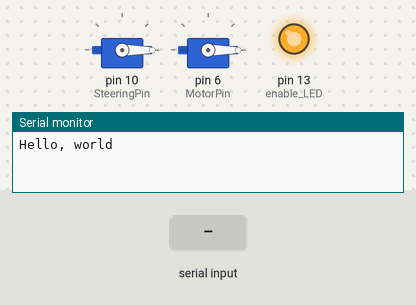
Simulated run of this sketch. Board: Arduino Uno, built with avr-gcc and run on an emulated ATmega328P. On the bench: 2 × servo, output pins drawn as LEDs (lit = HIGH), the last lines printed to the serial monitor. The inputs (shaded band) are chosen by the test bench.

Above: at 1.2 s.
1.3 s: "90,45\n" received over the second serial link
At 2.5 s:
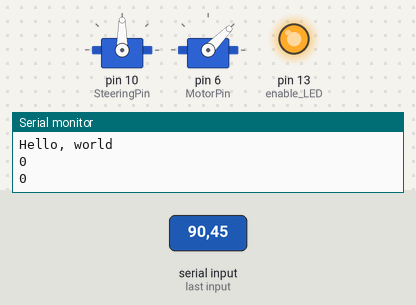
4.3 s: "30,150\n" received over the second serial link
At 5.8 s:
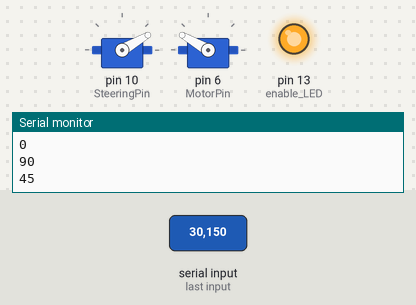
7.3 s: "1,90\n" received over the second serial link
At 8.8 s:
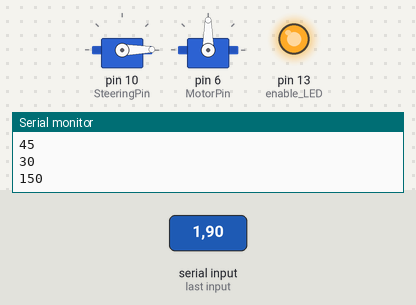
Timing chart, 0 to 16.3 s (numbered marks = the images above; inputs shaded):
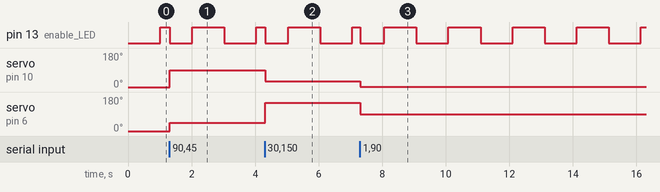

The sketch:

ArduinoV2__sw_serial_.ino
```cpp
/* Miminimum sketch to translate incoming serial from an OpenMV board to Ardunio commands for motor and servo
 *  Written by Chris Anderson, DIYRobocars, 2017
 */
#include <PWMServo.h>  // use this rather than the standard Servo to avoid interrupt clashes with SoftwareSerial
#include <SoftwareSerial.h>

SoftwareSerial mySerial(5, 4); // RX, TX
PWMServo myservoa, myservob, myservoc, myservod, myservoe; // create servo objects to control servos
int SteeringPin = 10;  // This corresponds to Servo Output 1
int MotorPin = 6;  // This correspondes to Servo Output 2
int CH3 = 5; // Corresponds to Servo Output 3
int CH4 = 4; // Corresponds to Servo Output 4
int CH5 = 9; // Corresponds to Servo Outut 5
int steer, motor;

unsigned long time;
unsigned long lasttime = 0;
bool LEDState = LOW;

const int BAUD_RATE = 9600;

void setup() {
    mySerial.begin(BAUD_RATE);
    myservoa.attach(SteeringPin);// attach servo on Output 1 to servo object
    myservob.attach(MotorPin);// attach servo on Output 2 to servo object
    Serial.begin(BAUD_RATE);  // For debugging
    Serial.println("Hello, world");  // For debugging
    pinMode(LED_BUILTIN, OUTPUT);  // enable LED
}

void loop() {
  time = millis();
  if (time > lasttime + 1000) {   // flash the LED every second to show "resting" mode
      lasttime = time;
      LEDState = !LEDState; // reverse the LED state
      digitalWrite(LED_BUILTIN, LEDState);   // turn on or off the LED
       }
  while (mySerial.available() > 0) {
   // look for the next valid integer in the incoming serial stream:
    int tempsteer = mySerial.parseInt();
    Serial.println(steer);   // turn this on for debgging.
    // do it again:
    int tempmotor = mySerial.parseInt();
    Serial.println(motor);   // turn this on for debgging.
    // look for the newline. That's the end of the commands
    if (mySerial.read() == '\n') {
        steer=tempsteer;
        motor=tempmotor;
        LEDState = !LEDState; // reverse the LED state
        digitalWrite(LED_BUILTIN, LEDState);   // turn on or off the LED to show activity
    }
  }
  myservoa.write(steer); // send values to output
  myservob.write(motor);
  delay (20);
}
```

Measured:
- after the input at 1.3 s, servo on pin 10 (SteeringPin): 0° → 90° at once; servo on pin 6 (MotorPin): 0° → 45° at once
- after the input at 4.3 s, servo on pin 10 (SteeringPin): 90° → 30° at once; servo on pin 6 (MotorPin): 45° → 150° at once
- after the input at 7.3 s, servo on pin 10 (SteeringPin): 30° → 1° at once; servo on pin 6 (MotorPin): 150° → 90° at once
- by itself, pin 13 (enable_LED): repeats every 2.0 s: HIGH 1.0 s, LOW 1.0 s
